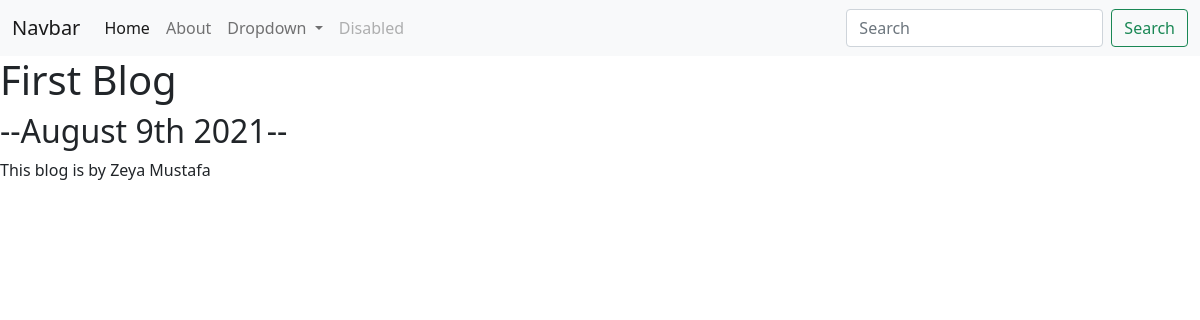
The page /blog/1 on the database its author committed.
### blog/models.py (models this page shows, shortened)
class Blog(models.Model):
    title = models.CharField(max_length=200)
    description = models.TextField()
    date = models.DateField()

### blog/views.py (the view)
# urls.py: path('<int:blog_id>', detail, name='detail'),
def detail(request, blog_id):
    blog = get_object_or_404(Blog, pk=blog_id)
    return render(request, 'blog/detail.html', {'blog': blog})

### blog/templates/blog/detail.html
{% extends 'portfolio/base.html' %}
{% block content %}
<h1>{{ blog.title }}</h1>
<h2>--{{ blog.date|date:'F jS Y'  }}--</h2>
{{ blog.description|safe }}
{% endblock %}

### rows shown on the page
Blog: title "First Blog", date "August 9th 2021", description "This blog is by Zeya Mustafa"
